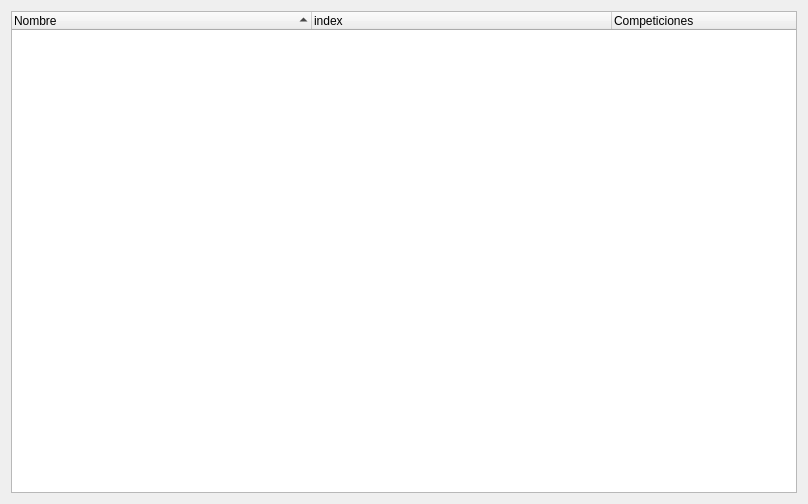
<?xml version="1.0" encoding="UTF-8"?>
<ui version="4.0">
 <class>Form</class>
 <widget class="QWidget" name="Form">
  <property name="geometry">
   <rect>
    <x>0</x>
    <y>0</y>
    <width>808</width>
    <height>504</height>
   </rect>
  </property>
  <property name="windowTitle">
   <string>Form</string>
  </property>
  <layout class="QVBoxLayout" name="verticalLayout">
   <item>
    <widget class="QTreeWidget" name="treeMain">
     <property name="sortingEnabled">
      <bool>true</bool>
     </property>
     <attribute name="headerDefaultSectionSize">
      <number>300</number>
     </attribute>
     <column>
      <property name="text">
       <string>Nombre</string>
      </property>
     </column>
     <column>
      <property name="text">
       <string>index</string>
      </property>
     </column>
     <column>
      <property name="text">
       <string>Competiciones</string>
      </property>
     </column>
    </widget>
   </item>
  </layout>
 </widget>
 <resources/>
 <connections/>
</ui>
